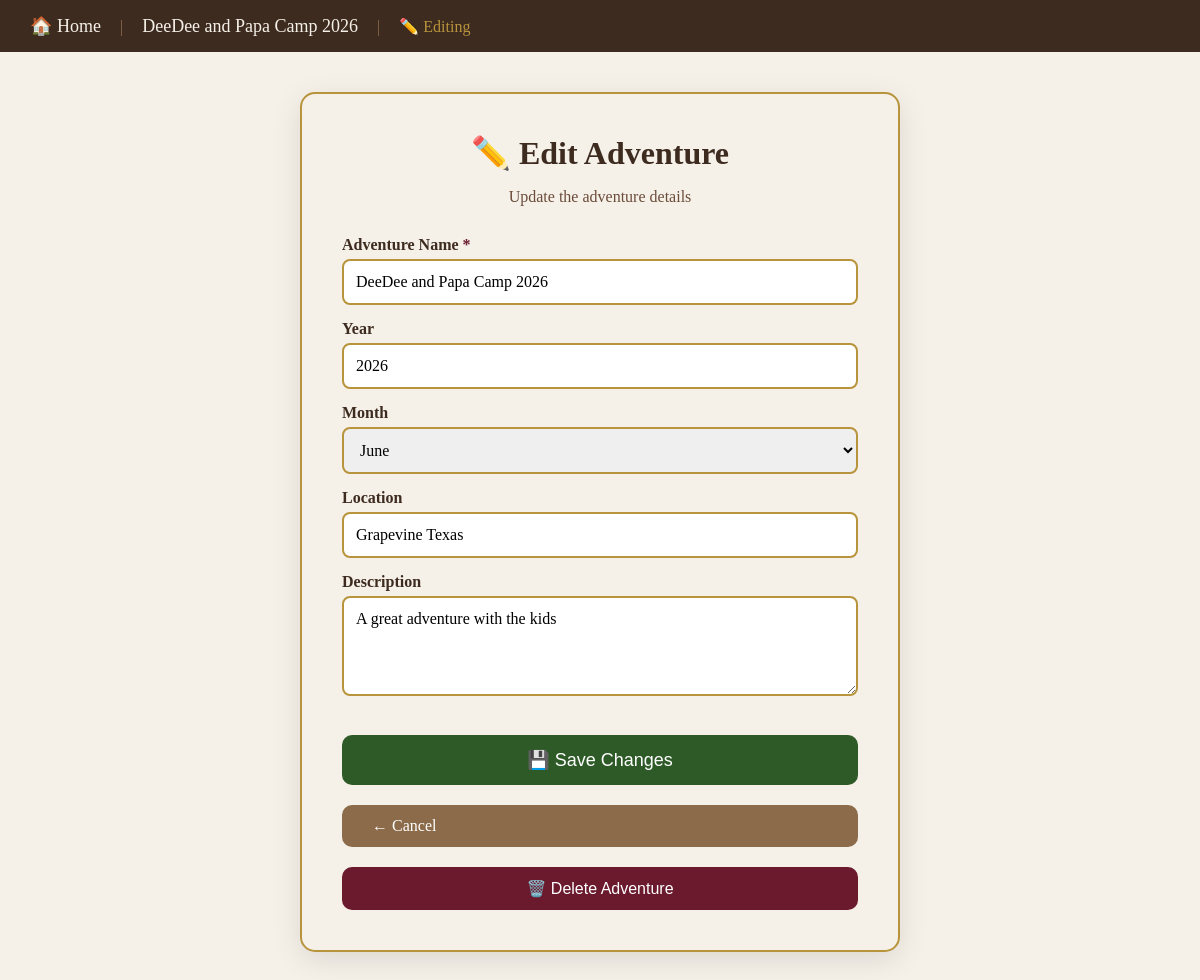
Page /edit-adventure-page/1 on the committed database.
### tables this page shows
CREATE TABLE events (
            id INTEGER PRIMARY KEY AUTOINCREMENT,
            family_id INTEGER NOT NULL,
            name TEXT NOT NULL,
            year TEXT,
            location TEXT,
            description TEXT, month TEXT,
            FOREIGN KEY(family_id) REFERENCES families(id)
        );

### app.py (the view, shortened to what this page needs)
@app.route("/edit-adventure-page/<int:event_id>", methods=("GET", "POST"))
def edit_adventure_page(event_id):
    conn = get_db_connection()
    event = conn.execute("SELECT * FROM events WHERE id = ?", (event_id,)).fetchone()
    if event is None:
        conn.close()
        return "Adventure not found", 404
    conn.close()
    return render_template("edit_adventure.html", event=event)

### app.py (called while the page is built)
def get_db_connection():
    conn = sqlite3.connect(DB_NAME)
    conn.row_factory = sqlite3.Row
    return conn

@app.context_processor
def inject_user():
    return dict(current_user=current_user)

### templates/edit_adventure.html (shortened to what this page needs)
<!DOCTYPE html>
<html lang="en">
<head>
</head>
<body>
<div class="nav">
    <div>
        <a href="/">🏠 Home</a>
        <span style="margin: 0 15px; color: #8b6b4a;">|</span>
        <a href="/event/{{ event.id }}" style="color: #f5f0e8;">{{ event.name }}</a>
        <span style="margin: 0 15px; color: #8b6b4a;">|</span>
        <span style="color: #b8943c;">✏️ Editing</span>
    </div>
</div>
<div class="container">
    <div class="form-box">
        <h1>✏️ Edit Adventure</h1>
        <p class="subtitle">Update the adventure details</p>
        <form method="POST" action="/edit-adventure-page/{{ event.id }}">
            <label>Adventure Name <span class="required">*</span></label>
            <input type="text" name="name" value="{{ event.name }}" required>
            <label>Year</label>
            <input type="text" name="year" value="{{ event.year or '' }}">
            <label>Month</label>
<select name="month" style="width: 100%; padding: 12px; border: 2px solid #b8943c; border-radius: 8px; box-sizing: border-box; margin-bottom: 15px; font-family: inherit; font-size: 16px;">
    <option value="June" {% if event.month == 'June' %}selected{% endif %}>June</option>
</select>
            <label>Location</label>
            <input type="text" name="location" value="{{ event.location or '' }}">
            <label>Description</label>
            <textarea name="description" rows="4">{{ event.description or '' }}</textarea>
            <div class="action-row">
                <button type="submit" class="btn-save">💾 Save Changes</button>
                <a href="/event/{{ event.id }}" class="btn-cancel">← Cancel</a>
                <button type="button" class="btn-delete" onclick="confirmDelete()">🗑️ Delete Adventure</button>
            </div>
        </form>
    </div>
</div>
</body>
</html>

### templates/edit_adventure.html (style rules this page uses)
body { font-family: 'Georgia', serif; background-color: #f5f0e8; color: #3d2b1f; margin: 0; padding: 0; }
.container { max-width: 600px; margin: 40px auto; padding: 0 20px; }
.nav { background: #3d2b1f; padding: 15px 30px; color: white; display: flex; justify-content: space-between; align-items: center; flex-wrap: wrap; }
.nav a { color: #f5f0e8; text-decoration: none; font-size: 18px; }
.form-box { background: #f5f0e8; padding: 40px; border-radius: 15px; border: 2px solid #b8943c; box-shadow: 0 8px 30px rgba(0,0,0,0.1); }
.form-box h1 { color: #3d2b1f; text-align: center; font-size: 32px; margin: 0 0 10px 0; }
.form-box .subtitle { color: #6b4c3a; text-align: center; font-size: 16px; margin-bottom: 30px; }
label { display: block; color: #3d2b1f; font-weight: bold; margin-bottom: 5px; }
input, textarea { width: 100%; padding: 12px; border: 2px solid #b8943c; border-radius: 8px; box-sizing: border-box; margin-bottom: 15px; font-family: inherit; font-size: 16px; }
textarea { resize: vertical; }
.btn-save { background: #2d5a27; color: white; padding: 14px 40px; border: none; border-radius: 10px; font-size: 18px; cursor: pointer; width: 100%; }
.btn-cancel { background: #8b6b4a; color: white; padding: 12px 30px; text-decoration: none; border-radius: 10px; font-size: 16px; display: inline-block; margin-top: 10px; }
.btn-delete { background: #6b1a2e; color: white; padding: 12px 30px; border: none; border-radius: 10px; font-size: 16px; cursor: pointer; margin-top: 10px; width: 100%; }
.action-row { display: flex; flex-direction: column; gap: 10px; margin-top: 20px; }
.required { color: #6b1a2e; }

### rows in the picture
events: name "DeeDee and Papa Camp 2026", year "2026", month "June", location "Grapevine Texas", description "A great adventure with the kids"
